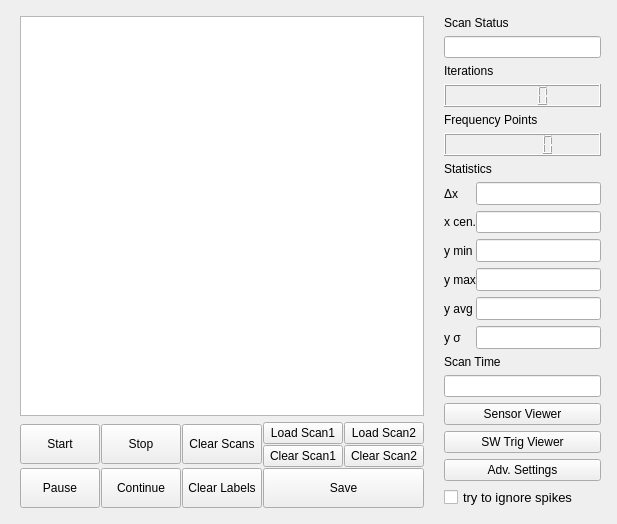
      <widget class="QWidget" name="tab_FreqScan">
       <attribute name="title">
        <string>Freq. Scan</string>
       </attribute>
       <attribute name="toolTip">
        <string>&lt;html&gt;&lt;head/&gt;&lt;body&gt;&lt;p&gt;&lt;span style=&quot; font-weight:600;&quot;&gt;Jet GUI - Frequency Scan&lt;/span&gt;&lt;/p&gt;&lt;p&gt;&lt;span style=&quot; font-style:italic;&quot;&gt;Usage&lt;/span&gt;:&lt;br/&gt;Provides the primary function of the GUI: sweeping back and forth, to achieve&lt;br/&gt;sweep-averaged scans.&lt;/p&gt;&lt;p&gt;&lt;span style=&quot; font-style:italic;&quot;&gt;Keyboard Shortcuts&lt;/span&gt;:&lt;br/&gt;Escape - Exit the GUI&lt;br/&gt;Ctrl+PgDwn / Ctrl+Tab - Next tab&lt;br/&gt;Ctrl+PgUp / Ctrl+Shift+Tab - Previous tab&lt;br/&gt;Ctrl+A - Autoscale the plot&lt;br/&gt;Ctrl+L - Load a previous scan to overlay on the plot&lt;br/&gt;Ctrl+S - Save the current (running averaged) scan&lt;br/&gt;Ctrl+Z - Delete the last-added plot marker (i.e. undo)&lt;br/&gt;Return - Start/stop the scan&lt;br/&gt;Spacebar - Pause/continue the scan&lt;br/&gt;Delete - Clear labels&lt;br/&gt;Shift+Delete - Clear scans&lt;/p&gt;&lt;p&gt;&lt;span style=&quot; font-style:italic;&quot;&gt;Mouse Shortcuts&lt;/span&gt;:&lt;br/&gt;Shift+Hover - Show values of data at the nearest frequency point&lt;br/&gt;Shift+LeftClick - Add an overlaying window to request numerical statistics of that region&lt;br/&gt;Ctrl+LeftClick - Add XY label&lt;br/&gt;LeftClick+Drag - Pan the plot&lt;br/&gt;RightClick - View plot menu&lt;br/&gt;RightClick+Drag - Zoom the plot&lt;/p&gt;&lt;/body&gt;&lt;/html&gt;</string>
       </attribute>
       <layout class="QHBoxLayout" name="horizontalLayout_3">
        <item>
         <widget class="QFrame" name="frame_ScanPlotArea">
          <layout class="QVBoxLayout" name="verticalLayout_6">
           <property name="topMargin">
            <number>5</number>
           </property>
           <property name="bottomMargin">
            <number>5</number>
           </property>
           <item>
            <widget class="ScaledPlotWidget" name="ScanPlotFigure"/>
           </item>
           <item>
            <layout class="QGridLayout" name="layout_ScanPlotButtons">
             <property name="spacing">
              <number>1</number>
             </property>
             <item row="0" column="0">
              <widget class="QPushButton" name="btn_ScanStart">
               <property name="minimumSize">
                <size>
                 <width>0</width>
                 <height>40</height>
                </size>
               </property>
               <property name="text">
                <string>Start</string>
               </property>
              </widget>
             </item>
             <item row="1" column="0">
              <widget class="QPushButton" name="btn_ScanPause">
               <property name="minimumSize">
                <size>
                 <width>0</width>
                 <height>40</height>
                </size>
               </property>
               <property name="text">
                <string>Pause</string>
               </property>
              </widget>
             </item>
             <item row="0" column="1">
              <widget class="QPushButton" name="btn_ScanStop">
               <property name="minimumSize">
                <size>
                 <width>0</width>
                 <height>40</height>
                </size>
               </property>
               <property name="text">
                <string>Stop</string>
               </property>
              </widget>
             </item>
             <item row="1" column="1">
              <widget class="QPushButton" name="btn_ScanContinue">
               <property name="minimumSize">
                <size>
                 <width>0</width>
                 <height>40</height>
                </size>
               </property>
               <property name="text">
                <string>Continue</string>
               </property>
              </widget>
             </item>
             <item row="0" column="2">
              <widget class="QPushButton" name="btn_ScanClearScans">
               <property name="minimumSize">
                <size>
                 <width>0</width>
                 <height>40</height>
                </size>
               </property>
               <property name="text">
                <string>Clear Scans</string>
               </property>
              </widget>
             </item>
             <item row="1" column="3">
              <widget class="QPushButton" name="btn_ScanSave">
               <property name="minimumSize">
                <size>
                 <width>0</width>
                 <height>40</height>
                </size>
               </property>
               <property name="text">
                <string>Save</string>
               </property>
              </widget>
             </item>
             <item row="1" column="2">
              <widget class="QPushButton" name="btn_ScanClearLabels">
               <property name="minimumSize">
                <size>
                 <width>0</width>
                 <height>40</height>
                </size>
               </property>
               <property name="text">
                <string>Clear Labels</string>
               </property>
              </widget>
             </item>
             <item row="0" column="3">
              <layout class="QGridLayout" name="gridLayout_4">
               <property name="spacing">
                <number>1</number>
               </property>
               <item row="1" column="0">
                <widget class="QPushButton" name="btn_ScanClear1">
                 <property name="minimumSize">
                  <size>
                   <width>0</width>
                   <height>10</height>
                  </size>
                 </property>
                 <property name="text">
                  <string>Clear Scan1</string>
                 </property>
                </widget>
               </item>
               <item row="0" column="0">
                <widget class="QPushButton" name="btn_ScanLoad1">
                 <property name="minimumSize">
                  <size>
                   <width>0</width>
                   <height>10</height>
                  </size>
                 </property>
                 <property name="text">
                  <string>Load Scan1</string>
                 </property>
                </widget>
               </item>
               <item row="0" column="1">
                <widget class="QPushButton" name="btn_ScanLoad2">
                 <property name="minimumSize">
                  <size>
                   <width>0</width>
                   <height>10</height>
                  </size>
                 </property>
                 <property name="text">
                  <string>Load Scan2</string>
                 </property>
                </widget>
               </item>
               <item row="1" column="1">
                <widget class="QPushButton" name="btn_ScanClear2">
                 <property name="minimumSize">
                  <size>
                   <width>0</width>
                   <height>10</height>
                  </size>
                 </property>
                 <property name="text">
                  <string>Clear Scan2</string>
                 </property>
                </widget>
               </item>
              </layout>
             </item>
            </layout>
           </item>
          </layout>
         </widget>
        </item>
        <item>
         <widget class="QFrame" name="frame_ScanInfo">
          <property name="sizePolicy">
           <sizepolicy hsizetype="Fixed" vsizetype="Preferred">
            <horstretch>0</horstretch>
            <verstretch>0</verstretch>
           </sizepolicy>
          </property>
          <property name="minimumSize">
           <size>
            <width>150</width>
            <height>0</height>
           </size>
          </property>
          <property name="maximumSize">
           <size>
            <width>200</width>
            <height>16777215</height>
           </size>
          </property>
          <layout class="QVBoxLayout" name="verticalLayout_20">
           <property name="margin">
            <number>5</number>
           </property>
           <item>
            <layout class="QVBoxLayout" name="verticalLayout_8">
             <item>
              <widget class="QLabel" name="label_ScanStatus">
               <property name="text">
                <string>Scan Status</string>
               </property>
              </widget>
             </item>
             <item>
              <widget class="QLineEdit" name="txt_ScanStatus">
               <property name="readOnly">
                <bool>true</bool>
               </property>
              </widget>
             </item>
            </layout>
           </item>
           <item>
            <layout class="QVBoxLayout" name="verticalLayout_31">
             <item>
              <widget class="QLabel" name="label_ScanIterations">
               <property name="text">
                <string>Iterations</string>
               </property>
              </widget>
             </item>
             <item>
              <widget class="QLCDNumber" name="lcd_ScanIterations"/>
             </item>
            </layout>
           </item>
           <item>
            <layout class="QVBoxLayout" name="verticalLayout_32">
             <item>
              <widget class="QLabel" name="label_ScanFreqPnts">
               <property name="text">
                <string>Frequency Points</string>
               </property>
              </widget>
             </item>
             <item>
              <widget class="QLCDNumber" name="lcd_ScanFreqPnts">
               <property name="numDigits">
                <number>6</number>
               </property>
              </widget>
             </item>
            </layout>
           </item>
           <item>
            <layout class="QVBoxLayout" name="verticalLayout_33">
             <item>
              <widget class="QLabel" name="label_ScanStats">
               <property name="text">
                <string>Statistics</string>
               </property>
              </widget>
             </item>
             <item>
              <layout class="QFormLayout" name="layout_ScanStats">
               <property name="fieldGrowthPolicy">
                <enum>QFormLayout::ExpandingFieldsGrow</enum>
               </property>
               <property name="horizontalSpacing">
                <number>0</number>
               </property>
               <item row="0" column="0">
                <widget class="QLabel" name="label_ScanDelta">
                 <property name="font">
                  <font>
                   <pointsize>9</pointsize>
                  </font>
                 </property>
                 <property name="text">
                  <string>Δx</string>
                 </property>
                </widget>
               </item>
               <item row="0" column="1">
                <widget class="QLineEdit" name="txt_ScanDelta">
                 <property name="minimumSize">
                  <size>
                   <width>90</width>
                   <height>0</height>
                  </size>
                 </property>
                 <property name="font">
                  <font>
                   <pointsize>10</pointsize>
                  </font>
                 </property>
                 <property name="readOnly">
                  <bool>true</bool>
                 </property>
                </widget>
               </item>
               <item row="2" column="0">
                <widget class="QLabel" name="label_ScanMin">
                 <property name="font">
                  <font>
                   <pointsize>9</pointsize>
                  </font>
                 </property>
                 <property name="text">
                  <string>y min</string>
                 </property>
                </widget>
               </item>
               <item row="2" column="1">
                <widget class="QLineEdit" name="txt_ScanMin">
                 <property name="minimumSize">
                  <size>
                   <width>90</width>
                   <height>0</height>
                  </size>
                 </property>
                 <property name="font">
                  <font>
                   <pointsize>10</pointsize>
                  </font>
                 </property>
                 <property name="readOnly">
                  <bool>true</bool>
                 </property>
                </widget>
               </item>
               <item row="3" column="0">
                <widget class="QLabel" name="label_ScanMax">
                 <property name="font">
                  <font>
                   <pointsize>9</pointsize>
                  </font>
                 </property>
                 <property name="text">
                  <string>y max</string>
                 </property>
                </widget>
               </item>
               <item row="3" column="1">
                <widget class="QLineEdit" name="txt_ScanMax">
                 <property name="minimumSize">
                  <size>
                   <width>90</width>
                   <height>0</height>
                  </size>
                 </property>
                 <property name="font">
                  <font>
                   <pointsize>10</pointsize>
                  </font>
                 </property>
                 <property name="readOnly">
                  <bool>true</bool>
                 </property>
                </widget>
               </item>
               <item row="4" column="0">
                <widget class="QLabel" name="label_ScanAvg">
                 <property name="font">
                  <font>
                   <pointsize>9</pointsize>
                  </font>
                 </property>
                 <property name="text">
                  <string>y avg</string>
                 </property>
                </widget>
               </item>
               <item row="4" column="1">
                <widget class="QLineEdit" name="txt_ScanAvg">
                 <property name="minimumSize">
                  <size>
                   <width>90</width>
                   <height>0</height>
                  </size>
                 </property>
                 <property name="font">
                  <font>
                   <pointsize>10</pointsize>
                  </font>
                 </property>
                 <property name="readOnly">
                  <bool>true</bool>
                 </property>
                </widget>
               </item>
               <item row="5" column="0">
                <widget class="QLabel" name="label_ScanDev">
                 <property name="font">
                  <font>
                   <pointsize>9</pointsize>
                  </font>
                 </property>
                 <property name="text">
                  <string>y σ</string>
                 </property>
                </widget>
               </item>
               <item row="5" column="1">
                <widget class="QLineEdit" name="txt_ScanDev">
                 <property name="minimumSize">
                  <size>
                   <width>90</width>
                   <height>0</height>
                  </size>
                 </property>
                 <property name="font">
                  <font>
                   <pointsize>10</pointsize>
                  </font>
                 </property>
                 <property name="readOnly">
                  <bool>true</bool>
                 </property>
                </widget>
               </item>
               <item row="1" column="0">
                <widget class="QLabel" name="label_ScanCenter">
                 <property name="font">
                  <font>
                   <pointsize>9</pointsize>
                  </font>
                 </property>
                 <property name="text">
                  <string>x cen.</string>
                 </property>
                </widget>
               </item>
               <item row="1" column="1">
                <widget class="QLineEdit" name="txt_ScanCenter">
                 <property name="minimumSize">
                  <size>
                   <width>90</width>
                   <height>0</height>
                  </size>
                 </property>
                 <property name="font">
                  <font>
                   <pointsize>8</pointsize>
                  </font>
                 </property>
                 <property name="text">
                  <string/>
                 </property>
                 <property name="readOnly">
                  <bool>true</bool>
                 </property>
                </widget>
               </item>
              </layout>
             </item>
            </layout>
           </item>
           <item>
            <layout class="QVBoxLayout" name="verticalLayout_34">
             <item>
              <widget class="QLabel" name="label_ScanTime">
               <property name="text">
                <string>Scan Time</string>
               </property>
              </widget>
             </item>
             <item>
              <widget class="QLineEdit" name="txt_ScanTime">
               <property name="readOnly">
                <bool>true</bool>
               </property>
              </widget>
             </item>
            </layout>
           </item>
           <item>
            <widget class="QPushButton" name="btn_OpenSensorViewer">
             <property name="text">
              <string>Sensor Viewer</string>
             </property>
            </widget>
           </item>
           <item>
            <widget class="QPushButton" name="btn_OpenSWTrigViewer">
             <property name="text">
              <string>SW Trig Viewer</string>
             </property>
            </widget>
           </item>
           <item>
            <widget class="QPushButton" name="btn_AdvSettingsScan">
             <property name="text">
              <string>Adv. Settings</string>
             </property>
            </widget>
           </item>
           <item>
            <widget class="QCheckBox" name="check_ignoreSpikes">
             <property name="font">
              <font>
               <pointsize>10</pointsize>
              </font>
             </property>
             <property name="text">
              <string>try to ignore spikes</string>
             </property>
            </widget>
           </item>
          </layout>
         </widget>
        </item>
       </layout>
      </widget>
